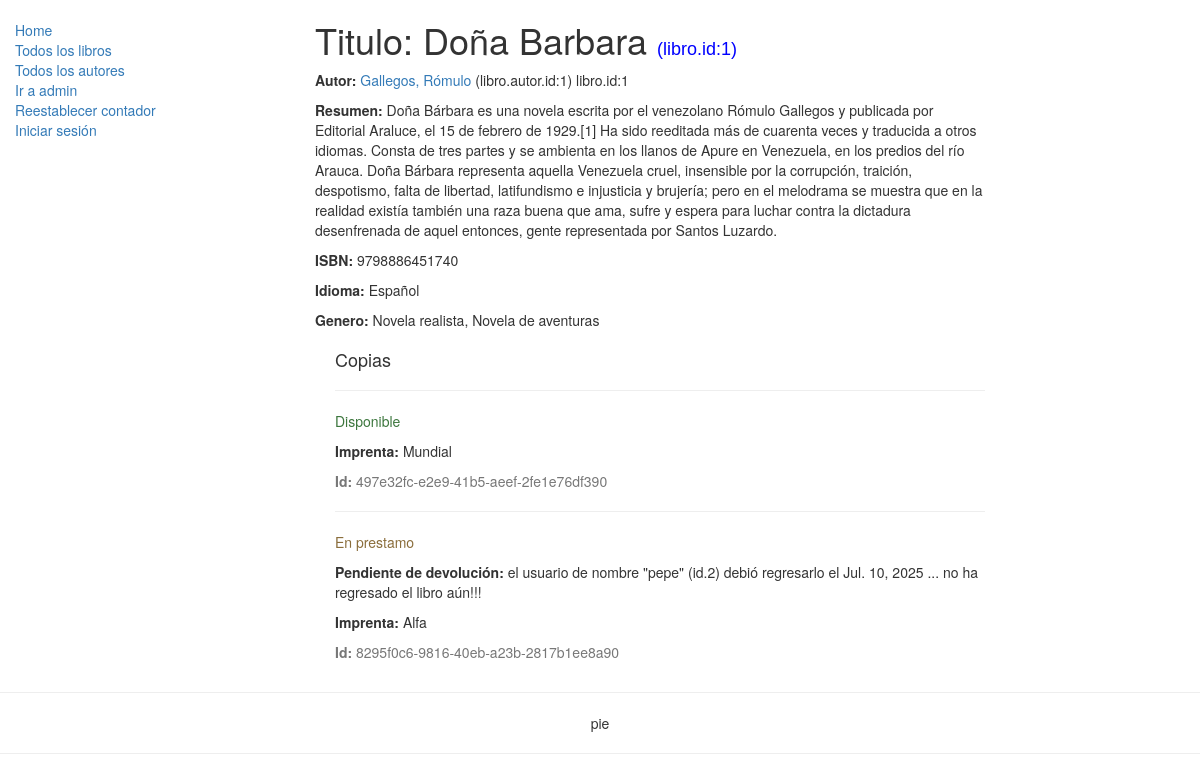
The page /catalogo/libro/1 on the database as committed earlier.
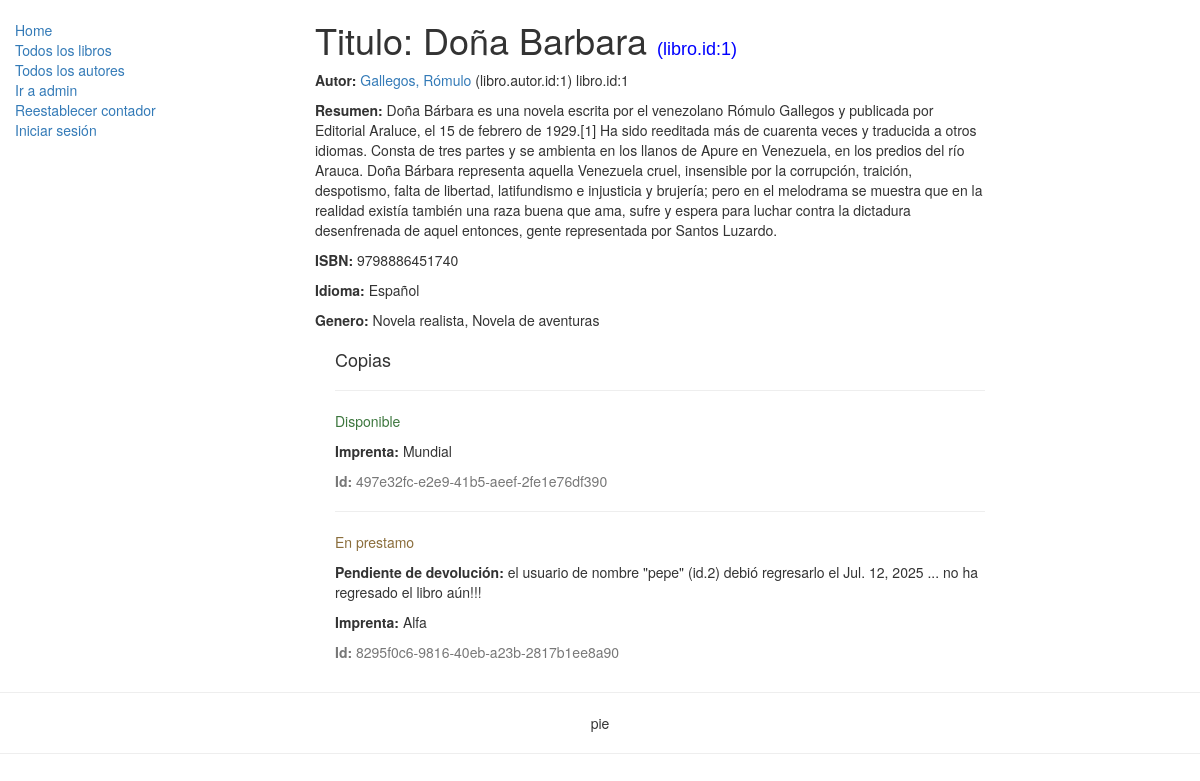
The same page on the database as committed later.
### catalogo/models.py (models this page shows, shortened)
class LibroInstancia(models.Model):
    id = models.UUIDField(primary_key=True, default=uuid.uuid4, help_text="ID único para este libro particular en toda la biblioteca")
    libro = models.ForeignKey('Libro', on_delete=models.SET_NULL, null=True)
    imprenta = models.CharField(max_length=200)
    debidoderegresar = models.DateField(null=True, blank=True)
    prestatario = models.ForeignKey(User, on_delete=models.SET_NULL, null=True, blank=True)
    PRESTAMO_STATUS = (
        ('m', 'Mantenimieno'),
        ('p', 'En prestamo'),
        ('d', 'Disponible'),
        ('r', 'Reservado'),
    )
    estatus = models.CharField(max_length=1, choices=PRESTAMO_STATUS, blank=True, default='m', help_text='Disponibilidad del libro')
    class Meta:
        ordering = ["debidoderegresar"] #ordering es un apuntador-identificador de palabra reservada de django para esta clase, no puedo usar el nombre "ordenar".
        permissions = (("puedeMarcarRetornado", "Colocar libro como retornado"),)
    @property
    def estaVencido(self):
        if self.debidoderegresar and date.today() > self.debidoderegresar:
            return True
        return False

### catalogo/views.py (the view)
# urls.py: urlpatterns = [path('', views.inicio, name='vistaHome'), path('libros/', views.LibroVistaLista.as_view(), name='todosLoslibros'), path('libros/conbarbara', views.LibroVistaListaConBarbara.as_view(), n
class VistaDetalleLibro(generic.DetailView):
    model = Libro #Como las listas genericas, los demás atributos son opcionales. Aquí usaremos los atributos por defectos que nos proporciona django(automáticos, implicitos).

### catalogo/models.py (called while the page is built)
    def __str__(self):
        return self.nombre

    def get_absolute_url(self):
        return reverse('autorDetalles', args=[str(self.id)])

    def __str__(self):
        return '%s, %s' % (self.apellido, self.nombre)

    def __str__(self):
        return self.nombre

### catalogo/templates/catalogo/libro_detail.html
{% extends "base1.html" %}
{% block content %}
  <h1>Titulo: {{ libro.titulo }} <span style="font-family: Arial; font-size: 18px; color: blue;">(libro.id:{{ libro.id }})</span></h1>
  <p><strong>Autor:</strong> <a href="{{ libro.autor.get_absolute_url }}">{{ libro.autor }}</a> (libro.autor.id:{{ libro.autor.id }}) libro.id:{{ libro.id }}</p>
  <p><strong>Resumen:</strong> {{ libro.descripcion }}</p>
  <p><strong>ISBN:</strong> {{ libro.isbn }}</p>
  <p><strong>Idioma:</strong> {{ libro.lenguaje }}</p>
  <p><strong>Genero:</strong> {% for objReturnSelfNombre in libro.genero.all %} {{ objReturnSelfNombre }}{% if not forloop.last %}, {% endif %}{% endfor %}</p>
  <div style="margin-left:20px;margin-top:20px">
    <h4>Copias</h4>
    {% for copia in libro.libroinstancia_set.all %}
    <hr>
    <p class="{% if copia.estatus == 'd' %}text-success{% elif copia.estatus == 'm' %}text-danger{% else %}text-warning{% endif %}">{{ copia.get_estatus_display }}</p>
    {% if copia.estatus == 'p' %}<p><strong>Pendiente de devolución:</strong> {% if not copia.estaVencido %}{{copia.debidoderegresar}} {% else %} el usuario de nombre "{{copia.prestatario}}" (id.{{copia.prestatario.id}}) debió regresarlo el {{ copia.debidoderegresar }} ... no ha regresado el libro aún!!! {% endif %}</p>{% endif %}
    <p><strong>Imprenta:</strong> {{copia.imprenta}}</p>
    <p class="text-muted"><strong>Id:</strong> {{copia.id}}</p>
    {% endfor %}
  </div>
{% endblock %}

Rows that differ between the two databases and show on the page:
changed LibroInstancia "En prestamo": debidoderegresar "Jul. 10, 2025" → "Jul. 12, 2025"
